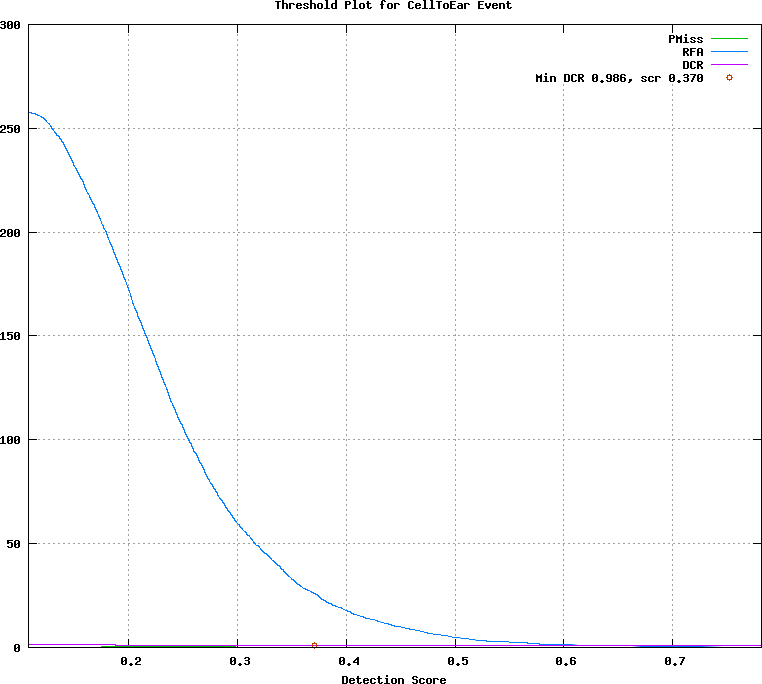

The gnuplot source for this figure:
## GNUPLOT command file
set terminal postscript color
set style data lines
set title 'Threshold Plot for CellToEar Event'
set xlabel 'Detection Score'
set grid
set size ratio 0.85
plot [0.107667:0.781833]  \
  'test.det.CellToEar_Event.dat.1' using 1:4 title 'PMiss' with lines lt 2, \
  'test.det.CellToEar_Event.dat.1' using 1:5 title 'RFA' with lines lt 3, \
  'test.det.CellToEar_Event.dat.1' using 1:6 title 'DCR' with lines lt 4, \
  'test.det.CellToEar_Event.dat.2' using 1:2 title 'Min DCR 0.986, scr 0.370' with points lt 6
